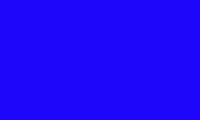
%> input picture Main/TestFruits/blue.jpg, 200 x 120 px, shrunk from 300 x 180 before the run
$ octave main.m   (GNU Octave 9; MATLAB toolbox functions it lacks are replaced by stand-ins)
%> lines starting %> are read from the running program, lines starting %| are printed output that depends on the picture
%% Final Project Program
clear
close all


%% COLOR TESTING
close all
Iblue = imread('TestFruits/blue.jpg');
%> Iblue is the input picture: size 120x200x3 uint8; mean R, G, B 29, 5, 251
Iyellow=imread('TestFruits/lem.jpg');
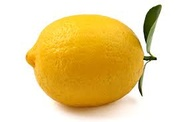
%> input picture Main/TestFruits/lem.jpg, 183 x 122 px, shrunk from 275 x 183 before the run
%> Iyellow is the input picture: size 122x183x3 uint8; mean R, G, B 236, 212.7, 156
Igreen = imread('TestFruits/brocchampton.jpg');
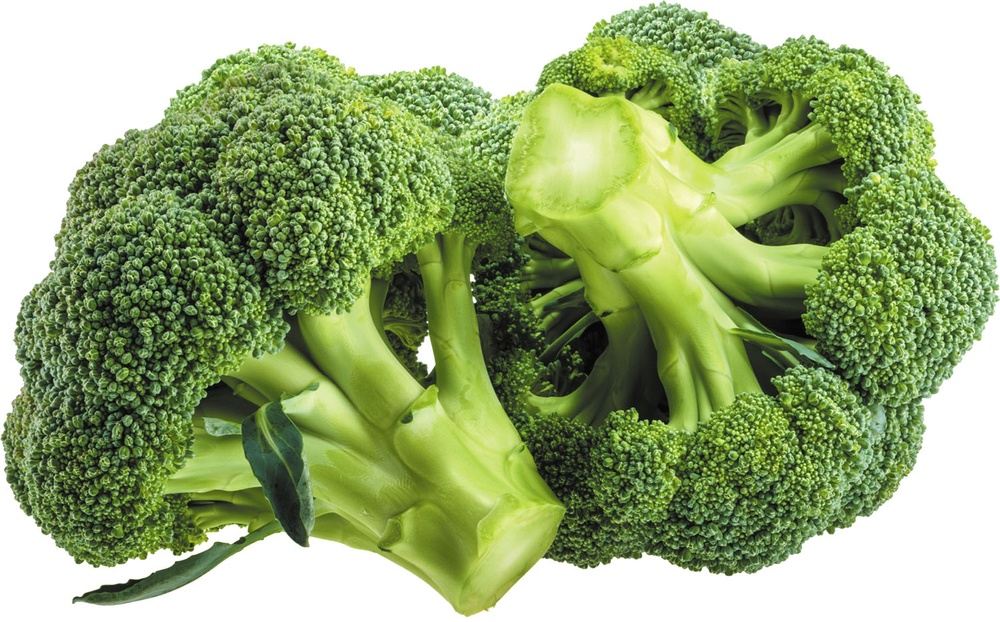
%> input picture Main/TestFruits/brocchampton.jpg, 1000 x 622 px, shrunk from 1500 x 933 before the run
%> Igreen is the input picture: size 622x1000x3 uint8; mean R, G, B 152.4, 171, 120.9
Ired = imread('TestFruits/Appfel.jpg');
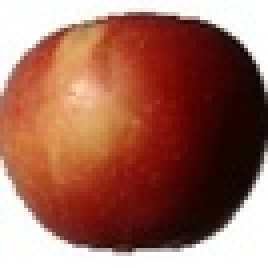
%> input picture Main/TestFruits/Appfel.jpg, 67 x 67 px, shrunk from 100 x 100 before the run (shown 4 times larger)
%> Ired is the input picture: size 67x67x3 uint8; mean R, G, B 158.4, 106, 91.5
Iorange = imread('TestFruits/Orange.jpg');
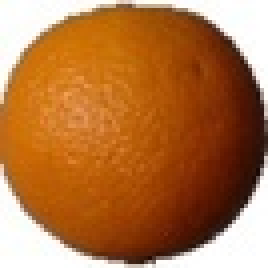
%> input picture Main/TestFruits/Orange.jpg, 67 x 67 px, shrunk from 100 x 100 before the run (shown 4 times larger)
%> Iorange is the input picture: size 67x67x3 uint8; mean R, G, B 177.6, 116.6, 66.7
Ipurple = imread('TestFruits/purple_vikings.jpg');
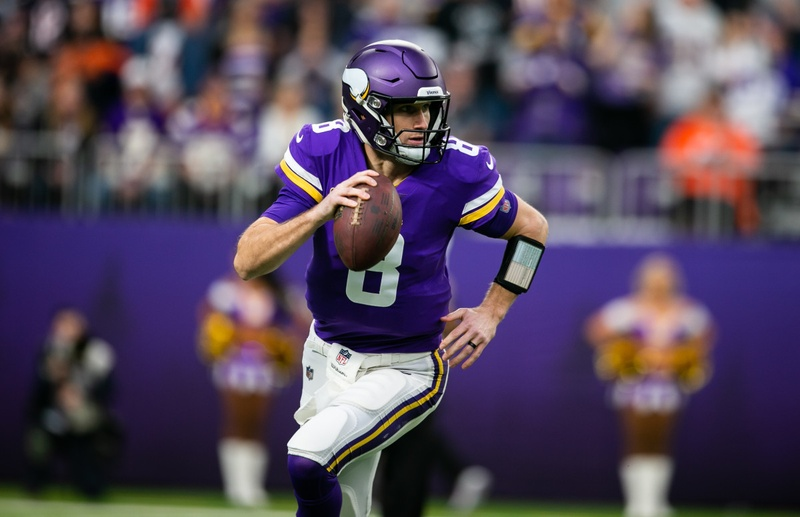
%> input picture Main/TestFruits/purple_vikings.jpg, 800 x 517 px, shrunk from 1200 x 775 before the run
%> Ipurple is the input picture: size 517x800x3 uint8; mean R, G, B 85.2, 72, 90.9
%imshow(I)

%> (the run ends here)
